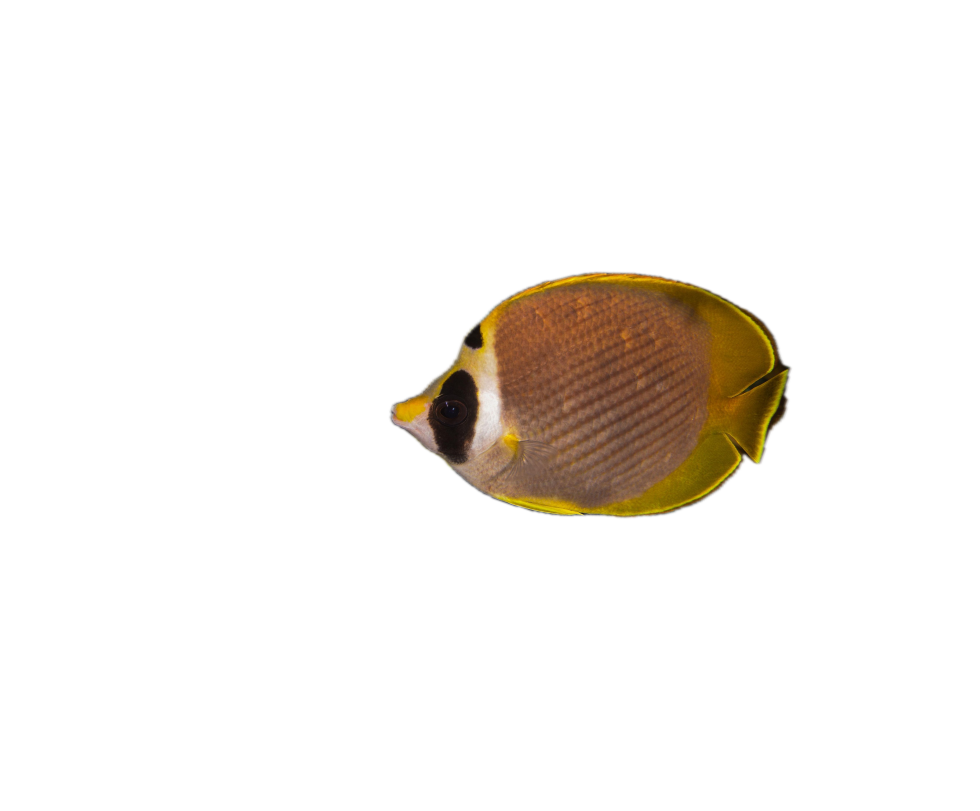
#> input picture analysis/approach_1_gmm/oriented/Chaetodon_adiergastos/Chaetodon_adiergastos_FishBaseUser_1577140803_172.68.102.30.png, 4896 x 4051 px, given in place of Amphichaetodon_howensis_FishBase_Amhow_u0.jpg, which was not available (shown at 1/5 size)
$ python compare_methods.py
#> lines starting #> are read from the running program, lines starting #| are printed output that depends on the picture; pictures that were not available may be replaced by others from this repository, and a replacement may not be noted
### analysis_utils.py
#!/usr/bin/env python3
"""
Shared utilities for the Chaetodontidae color pattern analysis pipeline.
Imported by: segment_fish.py, detect_outliers.py, normalize_luminance.py,
             fit_gmm_species.py, generate_zone_maps.py
"""

import os
import csv
import numpy as np
from datetime import date

SCRIPT_DIR = os.path.dirname(os.path.abspath(__file__))

IMAGE_DIRS = {
    "images": os.path.join(SCRIPT_DIR, "images"),
    "images_bishop": os.path.join(SCRIPT_DIR, "images_bishop"),
    "images_fishbase_extra": os.path.join(SCRIPT_DIR, "images_fishbase_extra"),
    "images_inaturalist": os.path.join(SCRIPT_DIR, "images_inaturalist"),
}

ANALYSIS_DIR = os.path.join(SCRIPT_DIR, "analysis")
GMM_DIR = os.path.join(ANALYSIS_DIR, "approach_1_gmm")
SEGMENTED_DIR = os.path.join(GMM_DIR, "segmented")
ORIENTED_DIR = os.path.join(GMM_DIR, "oriented")
NORMALIZED_DIR = os.path.join(GMM_DIR, "normalized")
ZONE_MAPS_DIR = os.path.join(GMM_DIR, "zone_maps")
K_SELECTION_DIR = os.path.join(GMM_DIR, "k_selection")
COLOR_COMP_DIR = os.path.join(GMM_DIR, "color_composition")

INVENTORY_CSV = os.path.join(SCRIPT_DIR, "all_images_inventory.csv")
ANNOTATIONS_CSV = os.path.join(ANALYSIS_DIR, "image_annotations.csv")


def ensure_dir(path):
    """Create directory and parents if they don't exist."""
    os.makedirs(path, exist_ok=True)


def species_to_dirname(species_name):
    """Convert 'Chaetodon auriga' to 'Chaetodon_auriga'."""
    return species_name.replace(" ", "_")


def dirname_to_species(dirname):
    """Convert 'Chaetodon_auriga' to 'Chaetodon auriga'."""
    return dirname.replace("_", " ", 1)  # only first underscore


def load_inventory(csv_path=None, exclude_duplicates=True):
    """Load all_images_inventory.csv, optionally filtering out duplicates.

    Returns list of dicts with keys:
        species, filename, source, directory, md5_hash, is_duplicate
    """
#> called with exclude_duplicates = True
    if csv_path is None:
        csv_path = INVENTORY_CSV
    rows = []
    with open(csv_path, newline="") as f:
#> (reads all_images_inventory.csv from the repository)
        reader = csv.DictReader(f)
        for row in reader:
            if exclude_duplicates and row.get("is_duplicate") == "yes":
                continue
            rows.append(row)
    return rows


# [39 lines left out: functions load_annotations, save_annotations, append_annotations, not called in this run]


def get_image_path(row):
    """Get full path for an inventory row."""
    return os.path.join(SCRIPT_DIR, row["directory"], row["filename"])


# [70 lines left out: functions get_images_for_species, get_segmented_path, get_normalized_path, load_segmented_image, body_pixels_to_lab, lab_to_rgb_pixels, not called in this run]


def all_species(inventory):
    """Get sorted unique species list from inventory."""
    return sorted(set(row["species"] for row in inventory))


# [76 lines left out: functions get_oriented_path, get_best_segmented_path, get_included_images_for_species, count_oriented_images, not called in this run]


EXEMPLAR_CSV = os.path.join(GMM_DIR, "species_exemplar.csv")


# [36 lines left out: functions load_exemplars, get_exemplar_path, not called in this run]

### scripts/analysis/compare_methods.py
#!/usr/bin/env python3
"""
Compare Apple Vision and DINO+SAM segmentation masks, pick the best per image,
and flag images that need manual review.

For each image with both masks available, computes quality metrics for both
and selects the better one. Also flags images where NEITHER method produces
a good mask (e.g., dark background matching stripe colors).

Strategy:
  - Apple Vision is the default (generally better)
  - DINO+SAM is used as fallback when Apple Vision fails or has issues
  - Final selection goes to analysis/approach_1_gmm/segmented_final/

Reads:
  analysis/approach_1_gmm/segmented/          (Apple Vision masks)
  analysis/approach_1_gmm/segmented_dinosam/  (DINO+SAM masks)
  analysis/approach_1_gmm/mask_quality_report.csv
  analysis/approach_1_gmm/dinosam_report.csv
  analysis/approach_1_gmm/segmentation_report.csv

Writes:
  analysis/approach_1_gmm/comparison_report.csv
  analysis/approach_1_gmm/manual_review_list.csv

Usage:
    python3 compare_methods.py
"""

import os
import csv
import numpy as np
from collections import defaultdict

import sys; import os; sys.path.insert(0, os.path.join(os.path.dirname(__file__), "..", "utils")); from analysis_utils import (
    SCRIPT_DIR, GMM_DIR, SEGMENTED_DIR,
    load_inventory, species_to_dirname, ensure_dir,
    get_image_path,
)

DINOSAM_DIR = os.path.join(GMM_DIR, "segmented_dinosam")
COMPARISON_CSV = os.path.join(GMM_DIR, "comparison_report.csv")
REVIEW_CSV = os.path.join(GMM_DIR, "manual_review_list.csv")
QUALITY_CSV = os.path.join(GMM_DIR, "mask_quality_report.csv")
DINOSAM_REPORT = os.path.join(GMM_DIR, "dinosam_report.csv")


# [70 lines left out: function compute_mask_quality, not called in this run]


def detect_dark_bg_stripe_conflict(image_path):
    """Detect if an image has a dark background that matches stripe colors.

    This is the unsolvable case: segmentation cannot distinguish the fish
    body from background when they share the same color.

    Returns (is_problematic: bool, confidence: float).
    """
    from PIL import Image

    img = np.array(Image.open(image_path).convert("RGB"))
    h, w = img.shape[:2]
    gray = np.mean(img, axis=2)

    # Check overall image darkness
    mean_brightness = gray.mean()

    # Sample margin pixels (definitely background)
    margin = max(5, int(min(h, w) * 0.05))
    bg_samples = np.concatenate([
        gray[:margin, :].ravel(),
        gray[-margin:, :].ravel(),
        gray[:, :margin].ravel(),
        gray[:, -margin:].ravel(),
    ])
    bg_mean = bg_samples.mean()
    bg_dark = bg_mean < 60  # dark background

    if not bg_dark:
        return False, 0.0

    # Check if there are dark stripes in the center region
    center = gray[h//4:3*h//4, w//4:3*w//4]
    # Bimodal test: do we have both dark (<60) and bright (>120) pixels?
    dark_frac = (center < 60).mean()
    bright_frac = (center > 120).mean()

    # Problematic if background is dark AND image has substantial
    # dark regions mixed with bright (= dark stripes on dark bg)
    if dark_frac > 0.2 and bright_frac > 0.15:
        confidence = min(1.0, dark_frac * 2)
        return True, round(confidence, 3)

    return False, 0.0


def main():
    print("[1] Loading reports...")
    inventory = load_inventory()
    inv_by_fname = {r["filename"]: r for r in inventory}

    # Load Apple Vision quality report
    apple_quality = {}
    if os.path.exists(QUALITY_CSV):
        with open(QUALITY_CSV, newline="") as f:
#> (reads analysis/approach_1_gmm/mask_quality_report.csv from the repository)
            for row in csv.DictReader(f):
                apple_quality[row["filename"]] = row

    # Load Apple Vision segmentation report
    apple_seg = {}
    seg_report = os.path.join(GMM_DIR, "segmentation_report.csv")
    if os.path.exists(seg_report):
        with open(seg_report, newline="") as f:
#> (reads analysis/approach_1_gmm/segmentation_report.csv from the repository)
            for row in csv.DictReader(f):
                apple_seg[row["filename"]] = row

    # Load DINO+SAM report
    dino_seg = {}
    if os.path.exists(DINOSAM_REPORT):
        with open(DINOSAM_REPORT, newline="") as f:
#> (reads analysis/approach_1_gmm/dinosam_report.csv from the repository)
            for row in csv.DictReader(f):
                dino_seg[row["filename"]] = row

    print(f"    Apple Vision masks: {len(apple_quality)}")
    print(f"    DINO+SAM masks: {len(dino_seg)}")

    # Images that were flagged or failed Apple Vision
    flagged = set()
    for fname, row in apple_quality.items():
        if row["recommended_action"] in ("resegment_dinosam", "review"):
            flagged.add(fname)
    for fname, row in apple_seg.items():
        if row["status"] == "no_detection":
            flagged.add(fname)

    print(f"    Flagged/no-detection: {len(flagged)}")

    print("[2] Comparing methods for flagged images...")
    comparison = []
    review_list = []

    for fname in sorted(flagged):
        inv_row = inv_by_fname.get(fname)
        if not inv_row:
            continue

        species = inv_row["species"]
        sp_dir = species_to_dirname(species)
        png_name = os.path.splitext(fname)[0] + ".png"

        apple_path = os.path.join(SEGMENTED_DIR, sp_dir, png_name)
        dino_path = os.path.join(DINOSAM_DIR, sp_dir, png_name)

        has_apple = os.path.exists(apple_path)
        has_dino = os.path.exists(dino_path)
        dino_status = dino_seg.get(fname, {}).get("status", "not_run")

        # Score both if available
        apple_metrics = None
        dino_metrics = None
        if has_apple:
            try:
                apple_metrics = compute_mask_quality(apple_path)
            except Exception:
                pass
        if has_dino and dino_status == "success":
            try:
                dino_metrics = compute_mask_quality(dino_path)
            except Exception:
                pass

        # Check for dark-bg stripe conflict
        image_path = get_image_path(inv_row)
        is_dark_stripe, dark_conf = detect_dark_bg_stripe_conflict(image_path)
#> in detect_dark_bg_stripe_conflict, `img = np.array(Image.open(image_path).convert("RGB"))`:
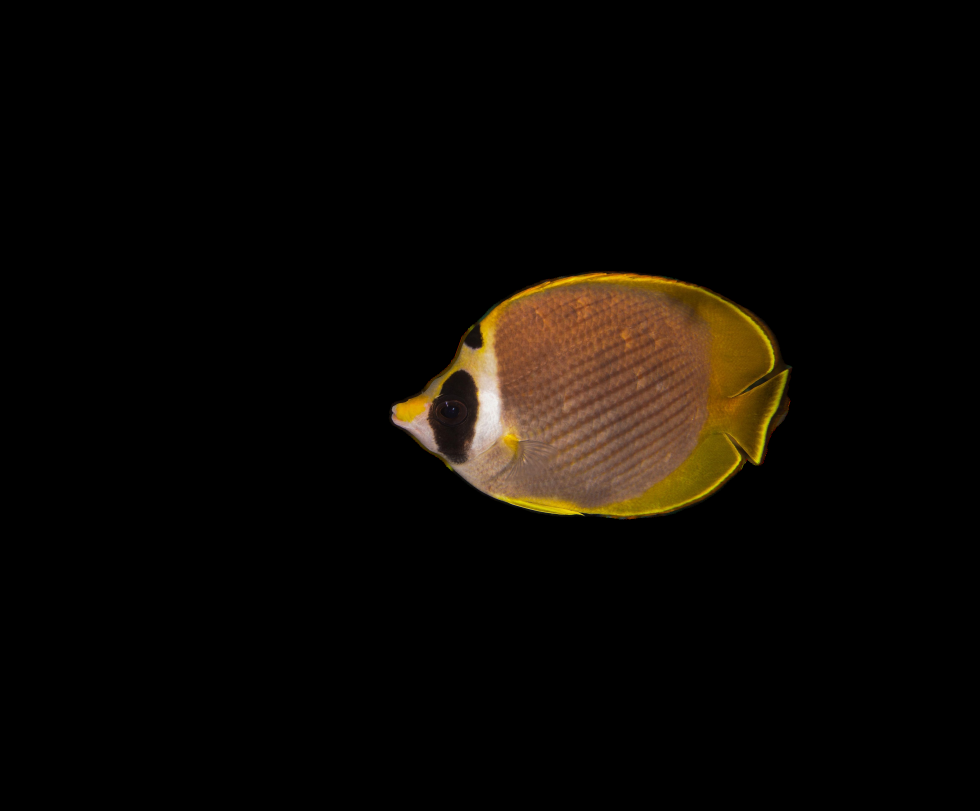
#> img: shape (4051, 4896, 3) (shown at 1/5 size); mean R, G, B 11.7, 8.2, 4.1
#> in detect_dark_bg_stripe_conflict, `gray = np.mean(img, axis=2)`:
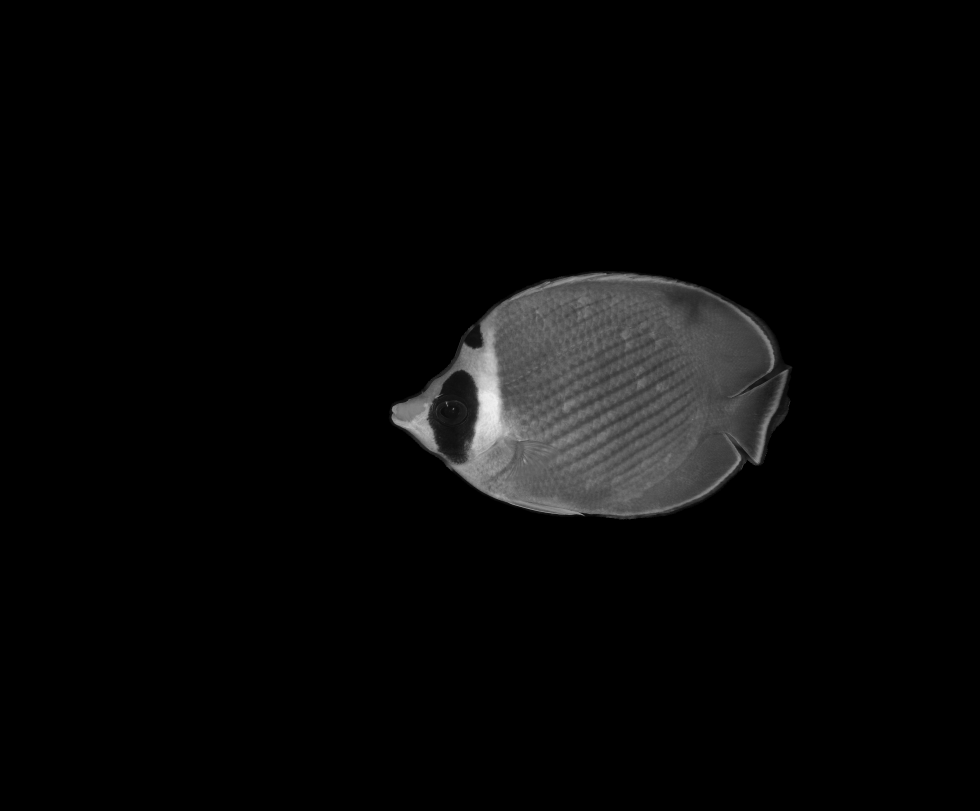
#> gray: shape (4051, 4896) float64 (shown at 1/5 size); min 0, max 255, mean 8
#> in detect_dark_bg_stripe_conflict, `mean_brightness = gray.mean()`: mean_brightness = 7.98
#> in detect_dark_bg_stripe_conflict, `bg_mean = bg_samples.mean()`: bg_mean = 0
#> in detect_dark_bg_stripe_conflict, `bg_dark = bg_mean < 60`: bg_dark = True
#> in detect_dark_bg_stripe_conflict, `center = gray[h//4:3*h//4, w//4:3*w//4]`:
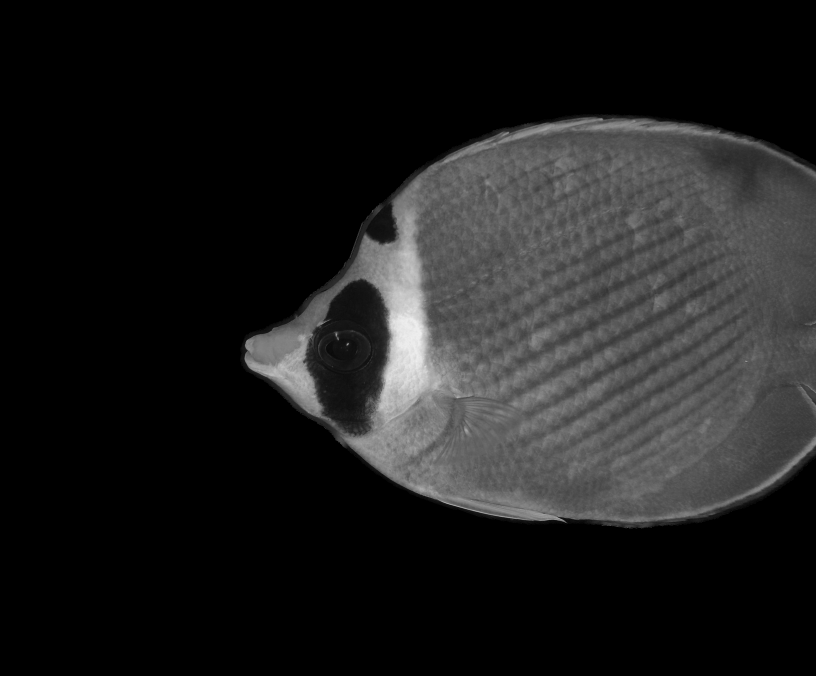
#> center: shape (2026, 2448) float64 (shown at 1/3 size); min 0, max 255, mean 29.9
#> in detect_dark_bg_stripe_conflict, `dark_frac = (center < 60).mean()`: dark_frac = 0.703
#> in detect_dark_bg_stripe_conflict, `bright_frac = (center > 120).mean()`: bright_frac = 0.039

        # --- Selection logic ---
        selected = "apple_vision"  # default
        reason = "default"

        if not has_apple and has_dino and dino_status == "success":
            selected = "dinosam"
            reason = "apple_failed"
        elif has_apple and apple_metrics and dino_metrics:
            # Compare: Apple wins unless it has clear problems AND DINO is better
            apple_ok = (apple_metrics["solidity"] > 0.7 and
                       apple_metrics["largest_frac"] > 0.85)
            dino_ok = (dino_metrics["solidity"] > 0.7 and
                      dino_metrics["largest_frac"] > 0.85)

            if apple_ok:
                selected = "apple_vision"
                reason = "apple_acceptable"
            elif dino_ok and not apple_ok:
                # DINO better only if it's actually good AND Apple has problems
                if (dino_metrics["solidity"] > apple_metrics["solidity"] + 0.1 and
                        dino_metrics["margin_bleed"] < apple_metrics["margin_bleed"]):
                    selected = "dinosam"
                    reason = "dino_better_solidity"
                else:
                    selected = "apple_vision"
                    reason = "apple_preferred"
            else:
                selected = "apple_vision"
                reason = "neither_great"
        elif has_apple:
            selected = "apple_vision"
            reason = "only_apple"
        elif not has_apple and not has_dino:
            selected = "none"
            reason = "both_failed"

        # Flag for manual review
        needs_review = False
        review_reason = []

        if selected == "none":
            needs_review = True
            review_reason.append("no_mask_available")
        if is_dark_stripe:
            needs_review = True
            review_reason.append(f"dark_bg_stripe_conflict({dark_conf})")
        if apple_metrics and apple_metrics["solidity"] < 0.65:
            needs_review = True
            review_reason.append(f"low_solidity({apple_metrics['solidity']:.2f})")
        if apple_metrics and apple_metrics["largest_frac"] < 0.8:
            needs_review = True
            review_reason.append("fragmented_mask")

        comp_row = {
            "filename": fname,
            "species": species,
            "directory": inv_row["directory"],
            "apple_available": "yes" if has_apple else "no",
            "dino_available": "yes" if (has_dino and dino_status == "success") else "no",
            "apple_solidity": round(apple_metrics["solidity"], 4) if apple_metrics else "",
            "apple_mask_frac": round(apple_metrics["mask_frac"], 4) if apple_metrics else "",
            "dino_solidity": round(dino_metrics["solidity"], 4) if dino_metrics else "",
            "dino_mask_frac": round(dino_metrics["mask_frac"], 4) if dino_metrics else "",
            "dark_bg_stripe": "yes" if is_dark_stripe else "no",
            "selected_method": selected,
            "selection_reason": reason,
            "needs_review": "yes" if needs_review else "no",
            "review_reasons": "; ".join(review_reason) if review_reason else "",
        }
        comparison.append(comp_row)

        if needs_review:
            review_list.append({
                "filename": fname,
                "species": species,
                "directory": inv_row["directory"],
                "reasons": "; ".join(review_reason),
                "apple_path": apple_path if has_apple else "",
                "dino_path": dino_path if (has_dino and dino_status == "success") else "",
                "original_path": image_path,
            })
#> pass 2 of the loop in main, `for fname in sorted(flagged):`:
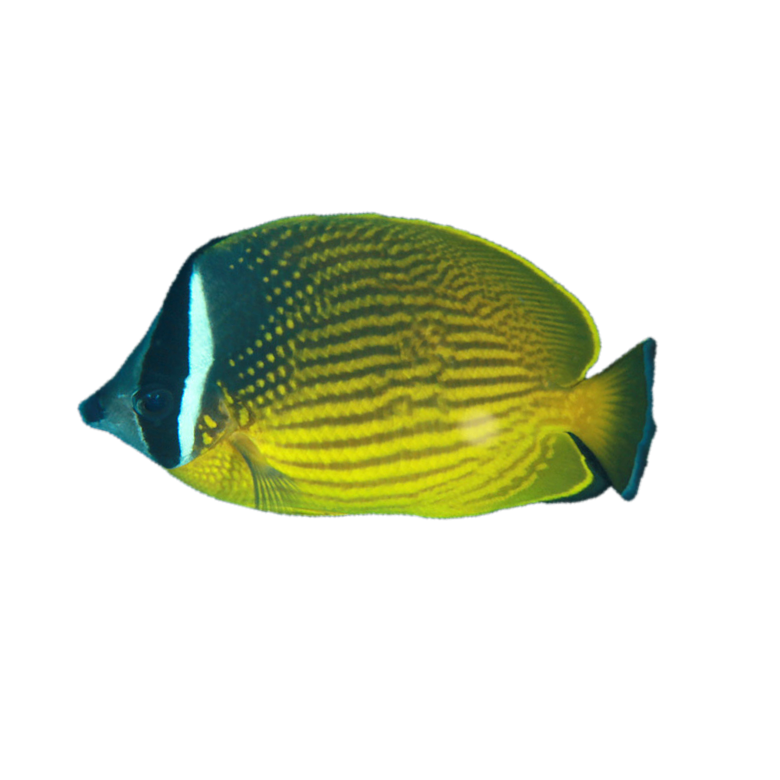
#> input picture analysis/approach_1_gmm/oriented/Chaetodon_auripes/Chaetodon_auripes_FishPix_140765AF.png, 780 x 780 px, given in place of Amphichaetodon_howensis_iNaturalist_267486174.jpg, which was not available
#> img: shape (780, 780, 3)
#> in detect_dark_bg_stripe_conflict (call 2), `gray = np.mean(img, axis=2)`:
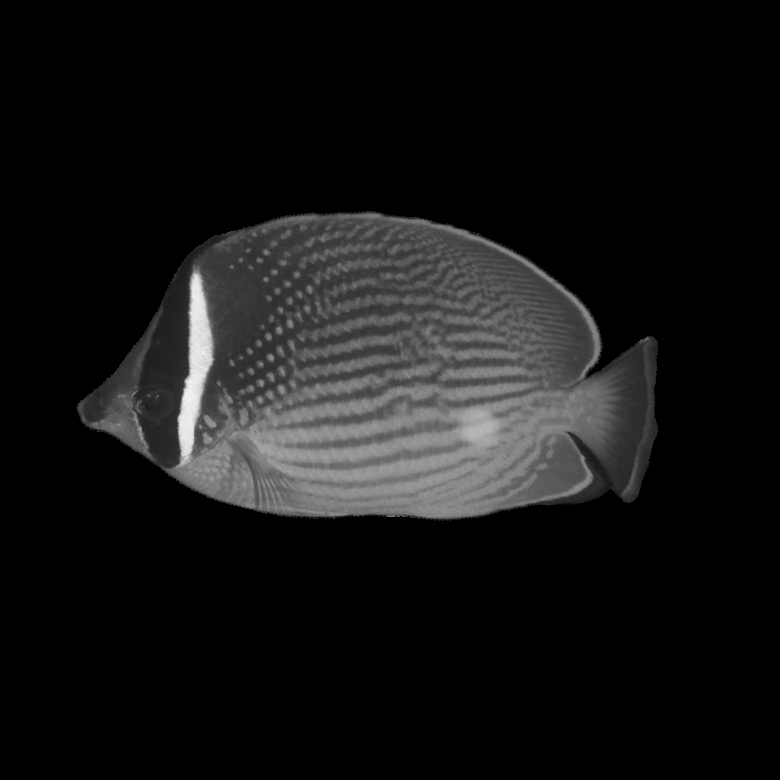
#> gray: shape (780, 780) float64; min 0, max 243.7, mean 20.5
#> mean_brightness = 20.48
#> in detect_dark_bg_stripe_conflict (call 2), `center = gray[h//4:3*h//4, w//4:3*w//4]`:
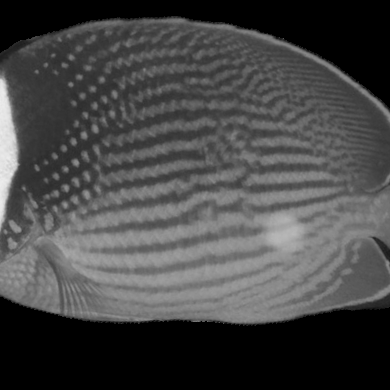
#> center: shape (390, 390) float64; min 0, max 236.3, mean 70.8
#> dark_frac = 0.371
#> bright_frac = 0.204
#> confidence = 0.743
#> is_dark_stripe = True; dark_conf = 0.743

    # Write comparison report
    comp_fields = [
        "filename", "species", "directory",
        "apple_available", "dino_available",
        "apple_solidity", "apple_mask_frac",
        "dino_solidity", "dino_mask_frac",
        "dark_bg_stripe", "selected_method", "selection_reason",
        "needs_review", "review_reasons",
    ]
    with open(COMPARISON_CSV, "w", newline="") as f:
        writer = csv.DictWriter(f, fieldnames=comp_fields)
        writer.writeheader()
        writer.writerows(comparison)

    # Write manual review list
    review_fields = [
        "filename", "species", "directory", "reasons",
        "apple_path", "dino_path", "original_path",
    ]
    with open(REVIEW_CSV, "w", newline="") as f:
        writer = csv.DictWriter(f, fieldnames=review_fields)
        writer.writeheader()
        writer.writerows(review_list)

    # Summary
    from collections import Counter
    methods = Counter(r["selected_method"] for r in comparison)
    n_review = sum(1 for r in comparison if r["needs_review"] == "yes")
    n_dark = sum(1 for r in comparison if r["dark_bg_stripe"] == "yes")

    print(f"\n[3] Comparison complete")
    print(f"    Images compared: {len(comparison)}")
    print(f"    Selected method:")
    for method, ct in sorted(methods.items()):
        print(f"      {method}: {ct}")
    print(f"    Dark bg + stripe conflicts: {n_dark}")
    print(f"    Need manual review: {n_review}")
    print(f"    Reports: {COMPARISON_CSV}")
    print(f"             {REVIEW_CSV}")


if __name__ == "__main__":
#> (the run stopped early here; a loop or call above may not have finished)
